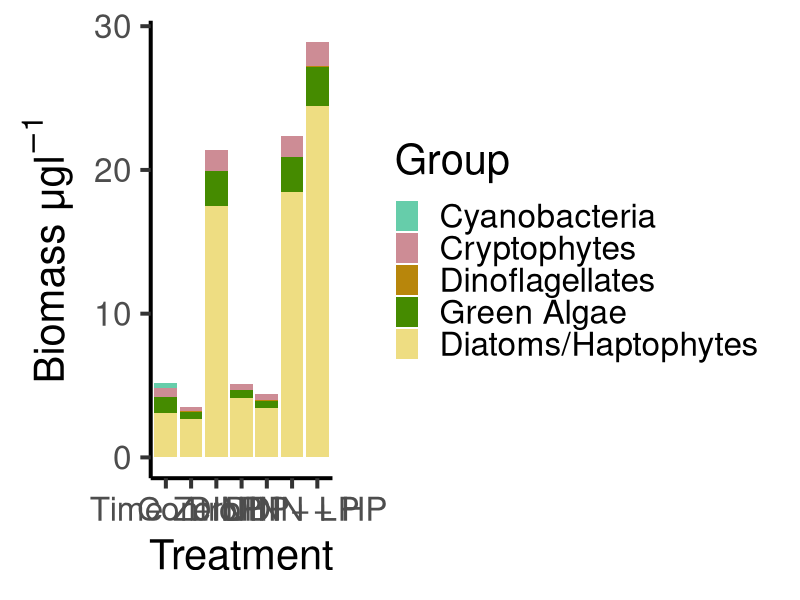
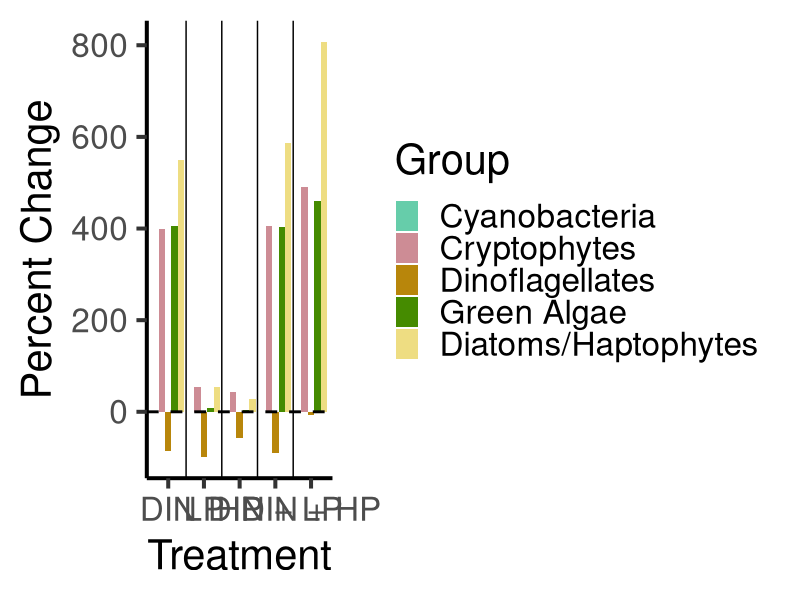
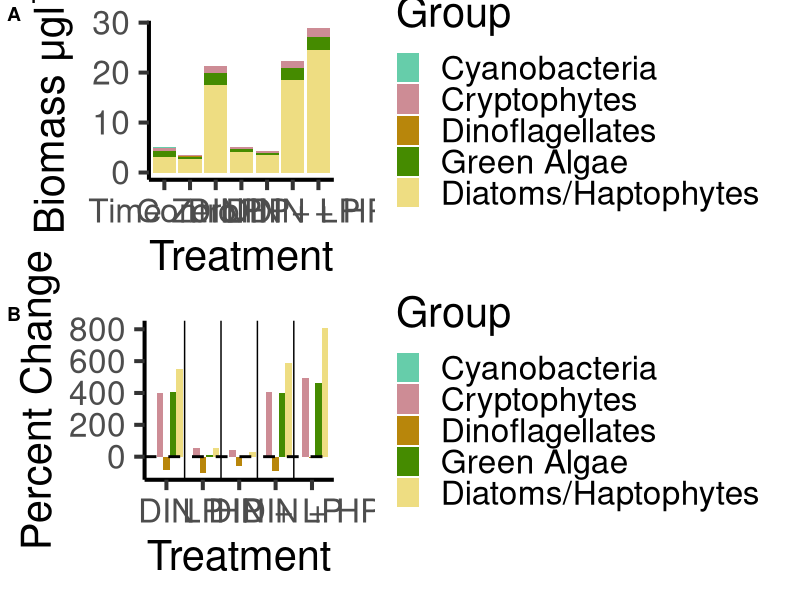
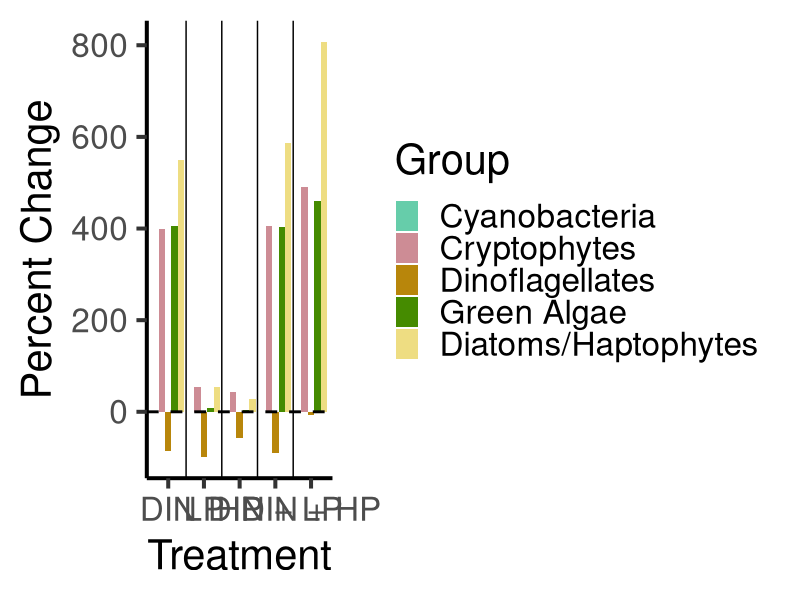
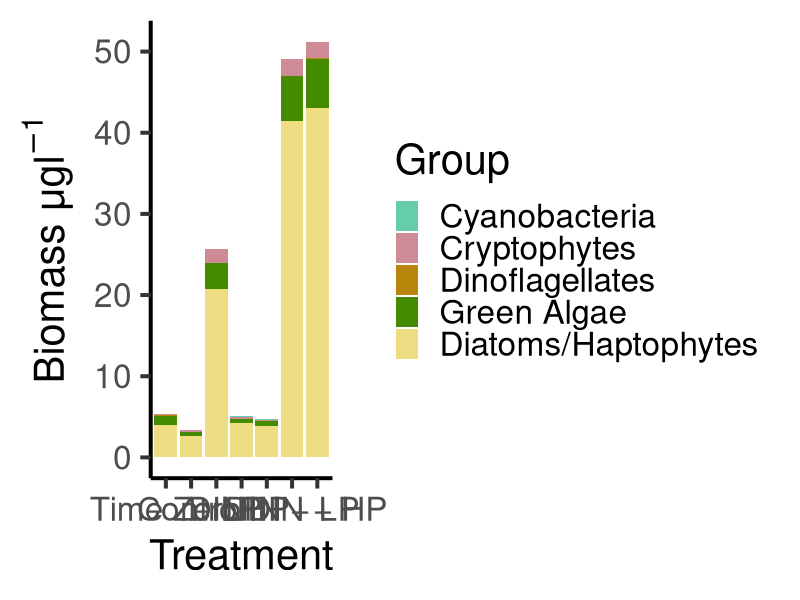
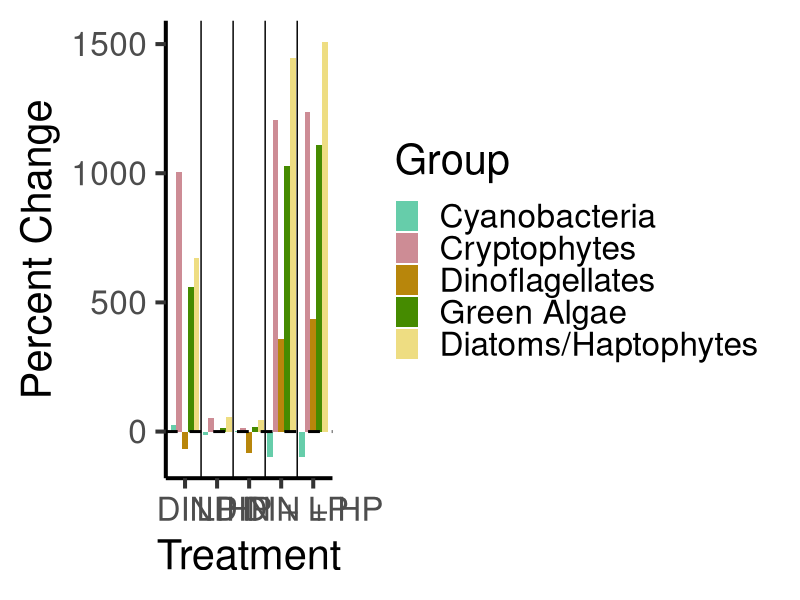
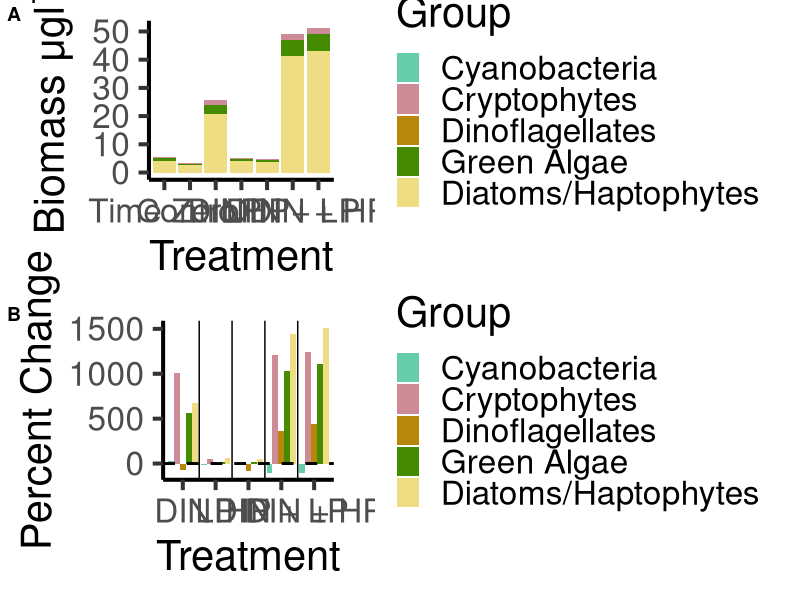
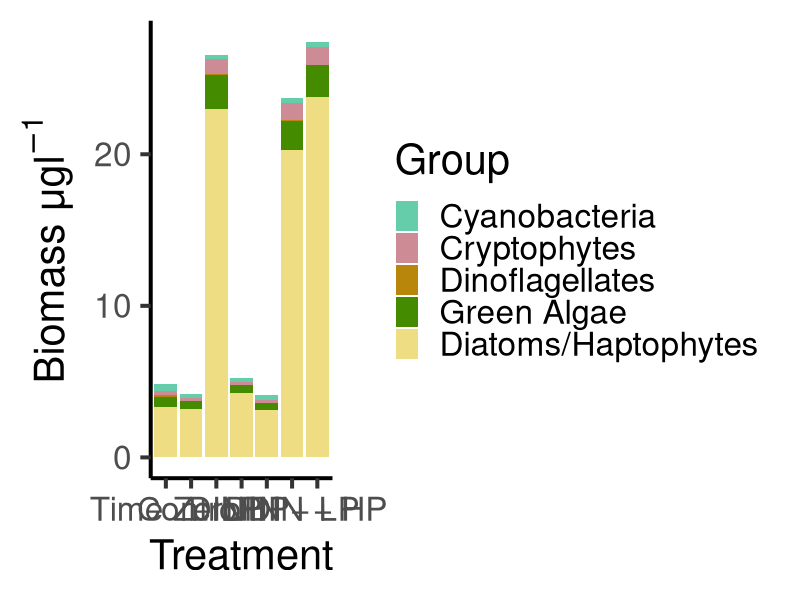

These charts were generated, in order, by the following R code:
#2024-03-12 
#new community composition figures with diatoms and haptophytes combined

library(tidyverse)
library(dplyr)
library(lubridate)
library(readxl)
library(ggplot2)
library(car)
library(rstatix)
library(ggpubr)
theme_set(theme_pubr())

library(grid)

####### import data

biomass_dh = read_excel("data/2024-03-06_data_for_stacked_plots.xlsx", sheet = "Biomass_dh")

percent_change_dh = read_excel("data/2024-03-06_data_for_stacked_plots.xlsx", sheet = "Percent_Change_dh")

biomass_dh$Group <- factor(biomass_dh$Group,
                        levels = c("Cyanobacteria", "Cryptophytes", "Dinoflagellates", "Green_Algae", "dh"),
                        labels = c("Cyanobacteria", "Cryptophytes", "Dinoflagellates", "Green Algae", "Diatoms/Haptophytes"))

percent_change_dh$Group <- factor(percent_change_dh$Group,
                           levels = c("Cyanobacteria", "Cryptophytes", "Dinoflagellates", "Green_Algae", "dh"),
                           labels = c("Cyanobacteria", "Cryptophytes", "Dinoflagellates", "Green Algae", "Diatoms/Haptophytes"))

group_colors = c("Cyanobacteria" = "aquamarine3", "Cryptophytes" = "lightpink3", "Diatoms/Haptophytes" = "lightgoldenrod", "Dinoflagellates" = "darkgoldenrod", "Green Algae" = "chartreuse4")


######################################### Bioassay 1

######### biomass plot

b1_biomass_dh = ggplot(biomass_dh, aes(fill = Group, y = Bioassay_1, x = fct_relevel(Treatment, "T0", "Control", "DIN", "LP", "HP", "DIN_LP", "DIN_HP"))) +
  geom_bar(position = "stack", stat = "identity") +
  scale_fill_manual(values = group_colors) +
  ylab(expression(paste("Biomass \u03BCg", l^-1))) + 
  xlab("Treatment") + 
  labs(fill = 'Group') +
  scale_x_discrete(labels = c("T0" = "Time Zero", "Control" = "Control", "DIN" = "DIN", "LP" = "LP", "HP" = "HP", "DIN_LP" = "DIN + LP", "DIN_HP" = "DIN + HP")) +
  theme_classic(base_size = 30)

ggsave(b1_biomass_dh, filename = "figures/b1_community_biomass_dh.png",
       device = "png", height = 12, width = 15)


######### percent change plot offset

b1_percent_change_2_dh = ggplot(percent_change_dh, aes(fill = Group, y = Bioassay_1, x = fct_relevel(Treatment, "DIN", "LP", "HP", "DIN_LP", "DIN_HP"))) +
  geom_bar(position = position_dodge(), stat = "identity") +
  scale_fill_manual(values = group_colors) +
  geom_hline(yintercept=0, linetype="dashed", color = "black", linewidth = 1) +
  geom_vline(xintercept=c(1.5, 2.5, 3.5, 4.5), linetype="solid", color = "black", linewidth = 0.5) +
  ylab("Percent Change") + 
  xlab("Treatment") + 
  labs(fill = 'Group') +
  scale_x_discrete(labels = c("DIN" = "DIN", "LP" = "LP", "HP" = "HP", "DIN_LP" = "DIN + LP", "DIN_HP" = "DIN + HP")) +
  theme_classic(base_size = 30)

ggsave(b1_percent_change_2_dh, filename = "figures/b1_community_percent_change_2_dh.png",
       device = "png", height = 12, width = 15)

######### combined figure

b1_comm_comp_dh = ggarrange(b1_biomass_dh, b1_percent_change_2_dh,
                         labels = c("A", "B"),
                         nrow = 2)

ggsave(b1_comm_comp_dh, filename = "figures/b1_comm_comp_dh.png",
       device = "png", height = 12, width = 17)




b1_din = textGrob("110:1", gp=gpar(fontsize=30))
b1_lp = textGrob("0.270:1", gp=gpar(fontsize=30))
b1_hp = textGrob("0.0695:1", gp=gpar(fontsize=30))
b1_din_lp = textGrob("4.12:1", gp=gpar(fontsize=30))
b1_din_hp = textGrob("1.060:1", gp=gpar(fontsize=30))






######### percent change plot offset

b1_percent_change_2_dh_ratio = ggplot(percent_change_dh, aes(fill = Group, y = Bioassay_1, x = fct_relevel(Treatment, "DIN", "LP", "HP", "DIN_LP", "DIN_HP"))) +
  geom_bar(position = position_dodge(), stat = "identity") +
  scale_fill_manual(values = group_colors) +
  geom_hline(yintercept=0, linetype="dashed", color = "black", linewidth = 1) +
  geom_vline(xintercept=c(1.5, 2.5, 3.5, 4.5), linetype="solid", color = "black", linewidth = 0.5) +
  ylab("Percent Change") + 
  xlab("Treatment") + 
  labs(fill = 'Group') +
  scale_x_discrete(labels = c("DIN" = "DIN", "LP" = "LP", "HP" = "HP", "DIN_LP" = "DIN + LP", "DIN_HP" = "DIN + HP")) +
  theme(plot.margin = unit(c(1,1,2,1), "lines")) +
  annotation_custom(b1_din, xmin = 1, xmax = 1, ymin = -500, ymax = -500) + 
  annotation_custom(b1_lp, xmin = 2, xmax = 2, ymin = -500, ymax = -500) + 
  annotation_custom(b1_hp, xmin = 3, xmax = 3, ymin = -500, ymax = -500) + 
  annotation_custom(b1_din_lp, xmin = 4, xmax = 4, ymin = -500, ymax = -500) + 
  annotation_custom(b1_din_hp, xmin = 5, xmax = 5, ymin = -500, ymax = -500) +
  theme_classic(base_size = 30) +
  coord_cartesian(clip = "off")
  

ggsave(b1_percent_change_2_dh_ratio, filename = "figures/b1_community_percent_change_2_dh_ratio.png",
       device = "png", height = 14, width = 17)















######################################### Bioassay 2

######### biomass plot

b2_biomass_dh = ggplot(biomass_dh, aes(fill = Group, y = Bioassay_2, x = fct_relevel(Treatment, "T0", "Control", "DIN", "LP", "HP", "DIN_LP", "DIN_HP"))) +
  geom_bar(position = "stack", stat = "identity") +
  scale_fill_manual(values = group_colors) +
  ylab(expression(paste("Biomass \u03BCg", l^-1))) + 
  xlab("Treatment") + 
  labs(fill = 'Group') +
  scale_x_discrete(labels = c("T0" = "Time Zero", "Control" = "Control", "DIN" = "DIN", "LP" = "LP", "HP" = "HP", "DIN_LP" = "DIN + LP", "DIN_HP" = "DIN + HP")) +
  theme_classic(base_size = 30)

ggsave(b2_biomass_dh, filename = "figures/b2_community_biomass_dh.png",
       device = "png", height = 12, width = 15)


######### percent change plot offset

b2_percent_change_2_dh = ggplot(percent_change_dh, aes(fill = Group, y = Bioassay_2, x = fct_relevel(Treatment, "DIN", "LP", "HP", "DIN_LP", "DIN_HP"))) +
  geom_bar(position = position_dodge(), stat = "identity") +
  scale_fill_manual(values = group_colors) +
  geom_hline(yintercept=0, linetype="dashed", color = "black", linewidth = 1) +
  geom_vline(xintercept=c(1.5, 2.5, 3.5, 4.5), linetype="solid", color = "black", linewidth = 0.5) +
  ylab("Percent Change") + 
  xlab("Treatment") + 
  labs(fill = 'Group') +
  scale_x_discrete(labels = c("DIN" = "DIN", "LP" = "LP", "HP" = "HP", "DIN_LP" = "DIN + LP", "DIN_HP" = "DIN + HP")) +
  theme_classic(base_size = 30)

ggsave(b2_percent_change_2_dh, filename = "figures/b2_community_percent_change_2_dh.png",
       device = "png", height = 12, width = 15)

######### combined figure

b2_comm_comp_dh = ggarrange(b2_biomass_dh, b2_percent_change_2_dh,
                            labels = c("A", "B"),
                            nrow = 2)

ggsave(b2_comm_comp_dh, filename = "figures/b2_comm_comp_dh.png",
       device = "png", height = 12, width = 17)










######################################### Bioassay 3

######### biomass plot

b3_biomass_dh = ggplot(biomass_dh, aes(fill = Group, y = Bioassay_3, x = fct_relevel(Treatment, "T0", "Control", "DIN", "LP", "HP", "DIN_LP", "DIN_HP"))) +
  geom_bar(position = "stack", stat = "identity") +
  scale_fill_manual(values = group_colors) +
  ylab(expression(paste("Biomass \u03BCg", l^-1))) + 
  xlab("Treatment") + 
  labs(fill = 'Group') +
  scale_x_discrete(labels = c("T0" = "Time Zero", "Control" = "Control", "DIN" = "DIN", "LP" = "LP", "HP" = "HP", "DIN_LP" = "DIN + LP", "DIN_HP" = "DIN + HP")) +
  theme_classic(base_size = 30)

ggsave(b3_biomass_dh, filename = "figures/b3_community_biomass_dh.png",
       device = "png", height = 12, width = 15)


######### percent change plot offset

b3_percent_change_2_dh = ggplot(percent_change_dh, aes(fill = Group, y = Bioassay_3, x = fct_relevel(Treatment, "DIN", "LP", "HP", "DIN_LP", "DIN_HP"))) +
  geom_bar(position = position_dodge(), stat = "identity") +
  scale_fill_manual(values = group_colors) +
  geom_hline(yintercept=0, linetype="dashed", color = "black", linewidth = 1) +
  geom_vline(xintercept=c(1.5, 2.5, 3.5, 4.5), linetype="solid", color = "black", linewidth = 0.5) +
  ylab("Percent Change") + 
  xlab("Treatment") + 
  labs(fill = 'Group') +
  scale_x_discrete(labels = c("DIN" = "DIN", "LP" = "LP", "HP" = "HP", "DIN_LP" = "DIN + LP", "DIN_HP" = "DIN + HP")) +
  theme_classic(base_size = 30)

ggsave(b3_percent_change_2_dh, filename = "figures/b3_community_percent_change_2_dh.png",
       device = "png", height = 12, width = 15)

######### combined figure

b3_comm_comp_dh = ggarrange(b3_biomass_dh, b3_percent_change_2_dh,
                            labels = c("A", "B"),
                            nrow = 2)

ggsave(b3_comm_comp_dh, filename = "figures/b3_comm_comp_dh.png",
       device = "png", height = 12, width = 17)









######################################### Bioassay 4

######### biomass plot

b4_biomass_dh = ggplot(biomass_dh, aes(fill = Group, y = Bioassay_4, x = fct_relevel(Treatment, "T0", "Control", "DIN", "LP", "HP", "DIN_LP", "DIN_HP"))) +
  geom_bar(position = "stack", stat = "identity") +
  scale_fill_manual(values = group_colors) +
  ylab(expression(paste("Biomass \u03BCg", l^-1))) + 
  xlab("Treatment") + 
  labs(fill = 'Group') +
  scale_x_discrete(labels = c("T0" = "Time Zero", "Control" = "Control", "DIN" = "DIN", "LP" = "LP", "HP" = "HP", "DIN_LP" = "DIN + LP", "DIN_HP" = "DIN + HP")) +
  theme_classic(base_size = 30)

ggsave(b4_biomass_dh, filename = "figures/b4_community_biomass_dh.png",
       device = "png", height = 12, width = 15)


######### percent change plot offset

b4_percent_change_2_dh = ggplot(percent_change_dh, aes(fill = Group, y = Bioassay_4, x = fct_relevel(Treatment, "DIN", "LP", "HP", "DIN_LP", "DIN_HP"))) +
  geom_bar(position = position_dodge(), stat = "identity") +
  scale_fill_manual(values = group_colors) +
  geom_hline(yintercept=0, linetype="dashed", color = "black", linewidth = 1) +
  geom_vline(xintercept=c(1.5, 2.5, 3.5, 4.5), linetype="solid", color = "black", linewidth = 0.5) +
  ylab("Percent Change") + 
  xlab("Treatment") + 
  labs(fill = 'Group') +
  scale_x_discrete(labels = c("DIN" = "DIN", "LP" = "LP", "HP" = "HP", "DIN_LP" = "DIN + LP", "DIN_HP" = "DIN + HP")) +
  theme_classic(base_size = 30)

ggsave(b4_percent_change_2_dh, filename = "figures/b4_community_percent_change_2_dh.png",
       device = "png", height = 12, width = 15)

######### combined figure

b4_comm_comp_dh = ggarrange(b1_biomass_dh, b4_percent_change_2_dh,
                            labels = c("A", "B"),
                            nrow = 2)

ggsave(b4_comm_comp_dh, filename = "figures/b4_comm_comp_dh.png",
       device = "png", height = 12, width = 17)
